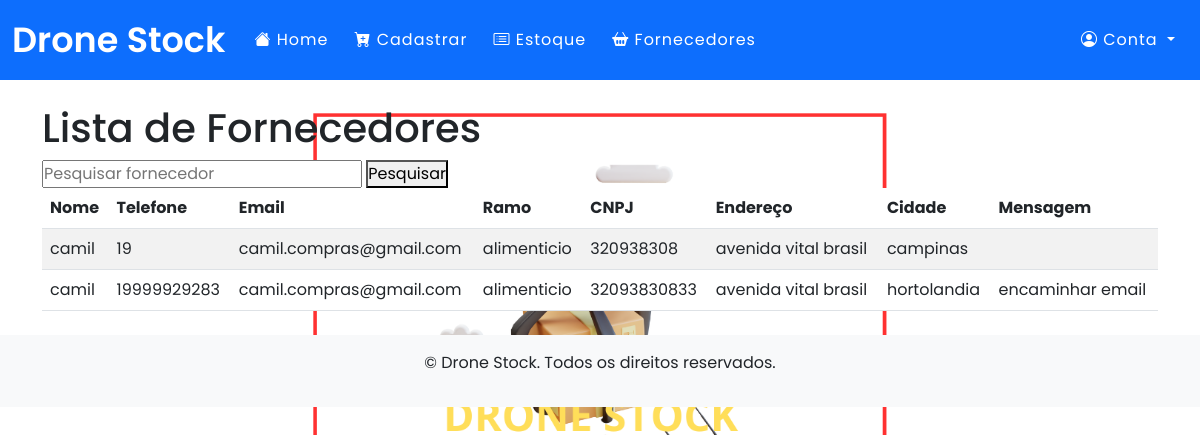
The page /fornecedora/lista/ on the database its author committed.
### app/models.py (models this page shows)
class Fornecedora(db.Model):
    __tablename__ = "fornecedora"
    id = db.Column(db.Integer, primary_key=True, autoincrement=True)
    nome = db.Column(db.String(100), nullable=False)
    telefone = db.Column(db.Integer, nullable=False)
    email = db.Column(db.String(100), nullable=False)
    ramo = db.Column(db.String(100), nullable=True)
    cnpj = db.Column(db.Integer,nullable=False)
    endereco = db.Column(db.String(100), nullable=False)
    cidade = db.Column(db.String(100), nullable=False)
    mensagem = db.Column(db.String(500), nullable=True)

### app/routes.py (the view)
@app.route('/fornecedora/lista/')
def fornecedora_lista():
    pesquisa = request.args.get('pesquisa', '')
    dados = Fornecedora.query.order_by('nome')
    if pesquisa:
        dados = dados.filter_by(nome=pesquisa)
    context = {'dados': dados.all()}
    for linha in dados:
        print(linha.nome)
        print(linha.telefone)
        print(linha. email)
        print(linha.ramo)
        print(linha.cnpj)
        print(linha.endereco)
        print(linha.cidade)
        print(linha.mensagem)
    return render_template('fornecedores.html', pesquisa=pesquisa, fornecedores=dados)

### app/templates/fornecedores.html
{% extends "base.html" %}
{% block content %}
<h1>Lista de Fornecedores</h1>
<form method="GET" action="{{ url_for('fornecedora_lista') }}">
    <input type="text" name="pesquisa" value="{{ pesquisa }}" placeholder="Pesquisar fornecedor">
    <button type="submit">Pesquisar</button>
</form>
<table class="table table-striped">
    <thead>
        <tr>
            <th>Nome</th>
            <th>Telefone</th>
            <th>Email</th>
            <th>Ramo</th>
            <th>CNPJ</th>
            <th>Endereço</th>
            <th>Cidade</th>
            <th>Mensagem</th>
        </tr>
    </thead>
    <tbody>
        {% for fornecedor in fornecedores %}
        <tr>
            <td>{{ fornecedor.nome }}</td>
            <td>{{ fornecedor.telefone }}</td>
            <td>{{ fornecedor.email }}</td>
            <td>{{ fornecedor.ramo }}</td>
            <td>{{ fornecedor.cnpj }}</td>
            <td>{{ fornecedor.endereco }}</td>
            <td>{{ fornecedor.cidade }}</td>
            <td>{{ fornecedor.mensagem }}</td>
        </tr>
        {% else %}
        <tr>
            <td colspan="8">Nenhum fornecedor encontrado.</td>
        </tr>
        {% endfor %}
    </tbody>
</table>
{% endblock %}

### app/templates/base.html (shortened to what this page needs)
<!doctype html>
<html lang="pt-br">
  <head>
    <link href="https://cdn.jsdelivr.net/npm/bootstrap@5.3.0/dist/css/bootstrap.min.css" rel="stylesheet">
    <link href="https://cdn.jsdelivr.net/npm/bootstrap-icons/font/bootstrap-icons.css" rel="stylesheet">
    <link rel="stylesheet" href="{{ url_for('static', filename='css/custom.css') }}"/>
  </head>
  <body>
    <nav class="navbar navbar-expand-lg navbar-dark bg-primary">
      <div class="container-fluid">
        <a class="navbar-brand logo text-white" href="#">Drone Stock</a>
        <div class="collapse navbar-collapse" id="navbarNav">
          <ul class="navbar-nav me-auto">
            <li class="nav-item">
              <a class="nav-link text-white" href="{{ url_for('homepage') }}"><i class="bi bi-house-fill"></i> Home</a>
            </li>
            <li class="nav-item">
              <a class="nav-link text-white" href="{{ url_for('cadastrar_novo') }}"><i class="bi bi-cart-plus-fill"></i> Cadastrar</a>
            </li>
            <li class="nav-item">
              <a class="nav-link text-white" href="{{ url_for('estoque_lista') }}"><i class="bi bi-card-list"></i> Estoque</a>
            </li>
            <li class="nav-item">
              <a class="nav-link text-white" href="{{ url_for('fornecedora_nova') }}"><i class="bi bi-basket2-fill"></i> Fornecedores</a>
            </li>
          </ul>
          <ul class="navbar-nav">
            <li class="nav-item dropdown">
              <a class="nav-link dropdown-toggle text-white" href="#" id="userDropdown" role="button" data-bs-toggle="dropdown" aria-expanded="false">
                <i class="bi bi-person-circle"></i> Conta
              </a>
            </li>
          </ul>
        </div>
      </div>
    </nav>
    <main id="main" class="container my-4">
      {% block content %}
      {% endblock %}
    </main>
    <footer class="bg-light text-center py-3 mt-4">
      <p>&copy; {{ current_year }} Drone Stock. Todos os direitos reservados.</p>
    </footer>
  </body>
</html>

### app/static/css/custom.css (style rules this page uses)
* { margin: 0; padding: 0; box-sizing: border-box; font-family: 'Poppins', sans-serif; }
nav { display: flex; height: 80px; width: 100%; background-color: #01282e; align-items: center; justify-content: space-between; padding: 0 50px 0 100px; flex-wrap: wrap; }
body { background-image: url("/static/images/dronestock.png"); background-size: cover; background-position: center; background-repeat: no-repeat; background-attachment: fixed; }
nav .logo { color: white; font-size: 35px; font-weight: 600; }
nav ul { display: flex; flex-wrap: wrap; list-style: none; }
nav ul li { margin: 0 5px; }
nav ul li a { color: #f2f2f2; text-decoration: none; font-size: 18px; font-weight: 500; padding: 8px 15px; border-radius: 5px; letter-spacing: 1px; transition: all 0.3s ease; }

### rows shown on the page
Fornecedora: nome "camil", telefone "19", email "camil.compras@gmail.com", ramo "alimenticio", cnpj "320938308", endereco "avenida vital brasil", cidade "campinas"
Fornecedora: nome "camil", telefone "19999929283", email "camil.compras@gmail.com", ramo "alimenticio", cnpj "32093830833", endereco "avenida vital brasil", cidade "hortolandia", mensagem "encaminhar email"
